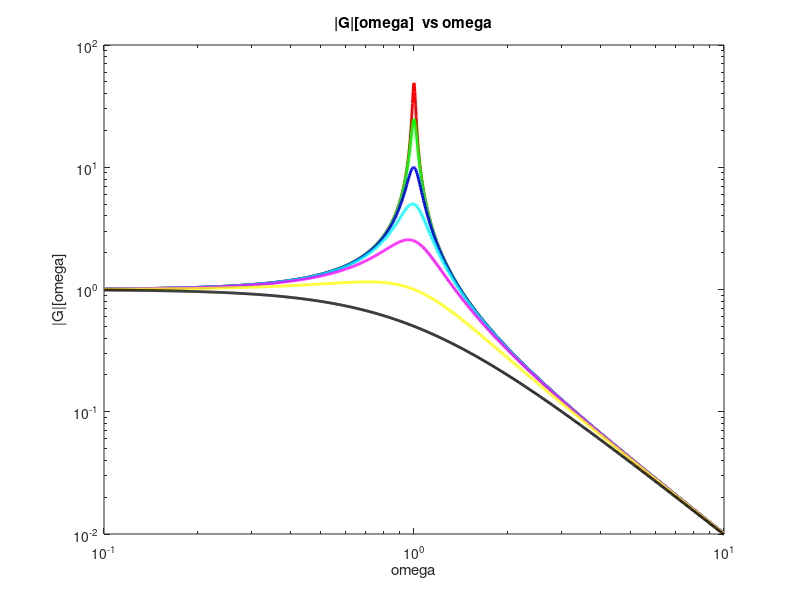

MATLAB code to generate this figure: (Note: this script raises an error after producing the figure.)
zeta = [0.01 .02 0.05 0.1 .2 .5 1 ];
colors = ['r' 'g' 'b' 'c' 'm' 'y' 'k'];

w = logspace(-1, 1, 1000);

figure;
for i = 1:7
    a = w.^2 - 1;
    b = 2*w*zeta(i);
    gain = sqrt(1./(a.^2 + b.^2));
    loglog(w, gain, 'color', colors(i), 'linewidth', 2);
    hold on;
end

% Set the axis limits
axis([0.1 10 0.01 100]);

% title and labels
title('|G|[omega]  vs omega');
xlabel('omega');
ylabel('|G|[omega]');

response = fig2plotly(gcf, 'name', 'log_log_line');
plotly_url = response.url;
